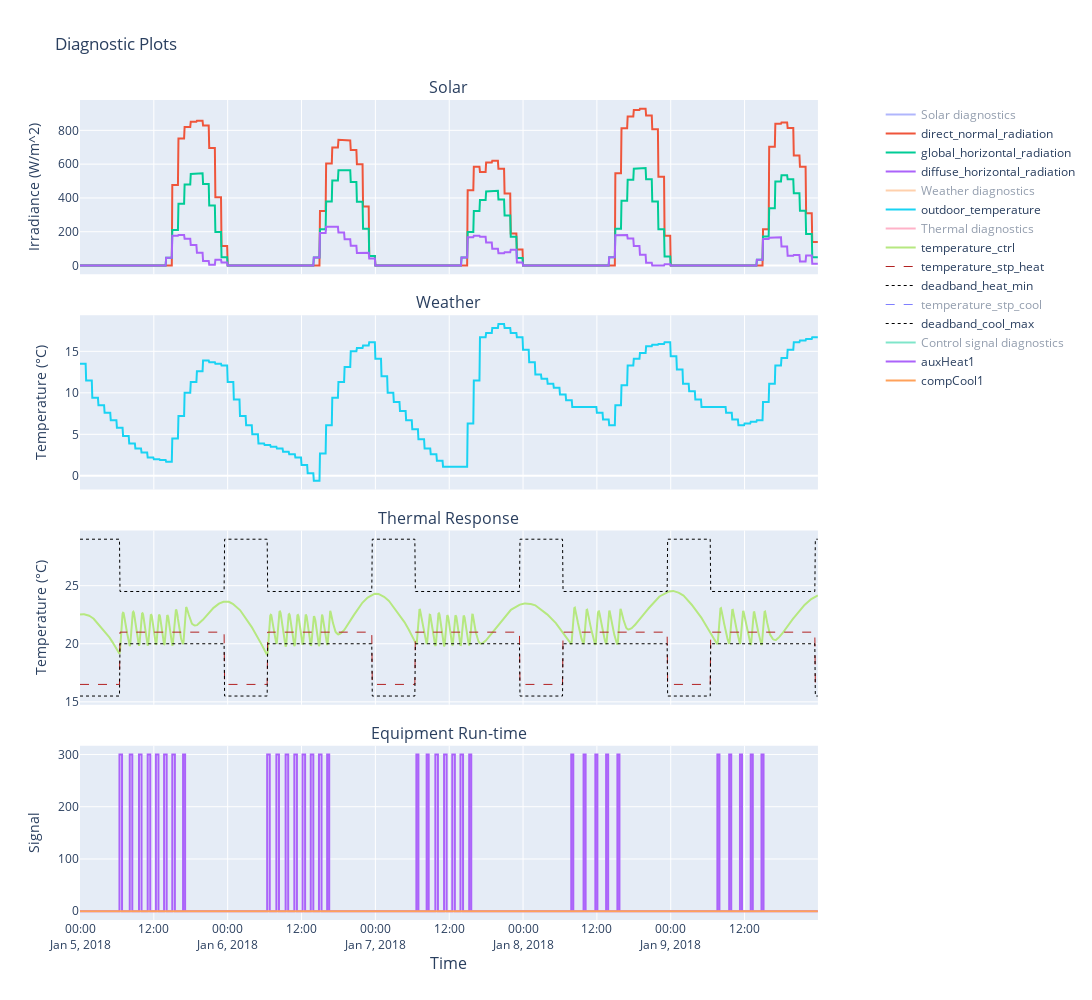

The cell this chart's notebook holds for it:
### Markdown cell above
## View the Outputs
The final step is to use the OutputAnalysis object to create some preliminary plots based on the output data.

### Code cell
sim_analysis = OutputAnalysis(simulator.simulations, dummy_data_client.internal_spec)
sim_analysis.diagnostic_plot(show=True, actuals=False)

### Figure 1 — Plotly figure (JSON) as saved in the notebook; plotly's stock layout.template omitted (floating-point values rounded to 4 significant figures; data arrays with more than 128 entries replaced by an {"elided": "..."} marker saying what was removed)
{"data": [{"mode": "lines", "name": "Solar diagnostics", "type": "scatter", "visible": "legendonly", "x": {"elided": "1440 str values"}, "xaxis": "x", "y": {"elided": "1440 int values"}, "yaxis": "y"}, {"hoverlabel": {"namelength": -1}, "mode": "lines", "name": "direct_normal_radiation", "type": "scatter", "x": {"elided": "1440 str values"}, "xaxis": "x", "y": {"elided": "1440 int values"}, "yaxis": "y"}, {"hoverlabel": {"namelength": -1}, "mode": "lines", "name": "global_horizontal_radiation", "type": "scatter", "x": {"elided": "1440 str values"}, "xaxis": "x", "y": {"elided": "1440 int values"}, "yaxis": "y"}, {"hoverlabel": {"namelength": -1}, "mode": "lines", "name": "diffuse_horizontal_radiation", "type": "scatter", "x": {"elided": "1440 str values"}, "xaxis": "x", "y": {"elided": "1440 int values"}, "yaxis": "y"}, {"mode": "lines", "name": "Weather diagnostics", "type": "scatter", "visible": "legendonly", "x": {"elided": "1440 str values"}, "xaxis": "x2", "y": {"elided": "1440 int values"}, "yaxis": "y2"}, {"hoverlabel": {"namelength": -1}, "mode": "lines", "name": "outdoor_temperature", "type": "scatter", "x": {"elided": "1440 str values"}, "xaxis": "x2", "y": {"elided": "1440 float values"}, "yaxis": "y2"}, {"mode": "lines", "name": "Thermal diagnostics", "type": "scatter", "visible": "legendonly", "x": {"elided": "1440 str values"}, "xaxis": "x3", "y": {"elided": "1440 int values"}, "yaxis": "y4"}, {"hoverlabel": {"namelength": -1}, "mode": "lines", "name": "temperature_ctrl", "type": "scatter", "x": {"elided": "1440 str values"}, "xaxis": "x3", "y": {"elided": "1440 float values"}, "yaxis": "y4"}, {"hoverlabel": {"namelength": -1}, "line": {"color": "firebrick", "dash": "dash", "width": 1}, "mode": "lines", "name": "temperature_stp_heat", "type": "scatter", "x": {"elided": "1440 str values"}, "xaxis": "x3", "y": {"elided": "1440 float values"}, "yaxis": "y4"}, {"hoverlabel": {"namelength": -1}, "line": {"color": "black", "dash": "dot", "width": 1}, "mode": "lines", "name": "deadband_heat_min", "type": "scatter", "x": {"elided": "1440 str values"}, "xaxis": "x3", "y": {"elided": "1440 float values"}, "yaxis": "y4"}, {"hoverlabel": {"namelength": -1}, "line": {"color": "blue", "dash": "dash", "width": 1}, "mode": "lines", "name": "temperature_stp_cool", "type": "scatter", "visible": "legendonly", "x": {"elided": "1440 str values"}, "xaxis": "x3", "y": {"elided": "1440 float values"}, "yaxis": "y4"}, {"hoverlabel": {"namelength": -1}, "line": {"color": "black", "dash": "dot", "width": 1}, "mode": "lines", "name": "deadband_cool_max", "type": "scatter", "x": {"elided": "1440 str values"}, "xaxis": "x3", "y": {"elided": "1440 float values"}, "yaxis": "y4"}, {"mode": "lines", "name": "Control signal diagnostics", "type": "scatter", "visible": "legendonly", "x": {"elided": "1440 str values"}, "xaxis": "x4", "y": {"elided": "1440 int values"}, "yaxis": "y6"}, {"hoverlabel": {"namelength": -1}, "line": {"shape": "vh"}, "mode": "lines", "name": "auxHeat1", "type": "scatter", "x": {"elided": "1440 str values"}, "xaxis": "x4", "y": {"elided": "1440 int values"}, "yaxis": "y6"}, {"hoverlabel": {"namelength": -1}, "line": {"shape": "vh"}, "mode": "lines", "name": "compCool1", "type": "scatter", "x": {"elided": "1440 str values"}, "xaxis": "x4", "y": {"elided": "1440 int values"}, "yaxis": "y6"}], "layout": {"annotations": [{"font": {"size": 16}, "showarrow": false, "text": "Solar", "x": 0.47, "xanchor": "center", "xref": "paper", "y": 1, "yanchor": "bottom", "yref": "paper"}, {"font": {"size": 16}, "showarrow": false, "text": "Weather", "x": 0.47, "xanchor": "center", "xref": "paper", "y": 0.7375, "yanchor": "bottom", "yref": "paper"}, {"font": {"size": 16}, "showarrow": false, "text": "Thermal Response", "x": 0.47, "xanchor": "center", "xref": "paper", "y": 0.475, "yanchor": "bottom", "yref": "paper"}, {"font": {"size": 16}, "showarrow": false, "text": "Equipment Run-time", "x": 0.47, "xanchor": "center", "xref": "paper", "y": 0.2125, "yanchor": "bottom", "yref": "paper"}, {"font": {"size": 16}, "showarrow": false, "text": "Time", "x": 0.47, "xanchor": "center", "xref": "paper", "y": 0, "yanchor": "top", "yref": "paper", "yshift": -30}], "autosize": false, "height": 1000, "hovermode": "x unified", "title": {"text": "Diagnostic Plots"}, "width": 1500, "xaxis": {"anchor": "y", "autorange": true, "domain": [0, 0.94], "matches": "x4", "range": ["2018-01-05", "2018-01-09 23:55"], "showticklabels": false, "type": "date"}, "xaxis2": {"anchor": "y2", "autorange": true, "domain": [0, 0.94], "matches": "x4", "range": ["2018-01-05", "2018-01-09 23:55"], "showticklabels": false, "type": "date"}, "xaxis3": {"anchor": "y4", "autorange": true, "domain": [0, 0.94], "matches": "x4", "range": ["2018-01-05", "2018-01-09 23:55"], "showticklabels": false, "type": "date"}, "xaxis4": {"anchor": "y6", "autorange": true, "domain": [0, 0.94], "range": ["2018-01-05", "2018-01-09 23:55"], "type": "date"}, "yaxis": {"anchor": "x", "autorange": true, "domain": [0.7875, 1], "range": [-51.56, 979.6], "title": {"text": "Irradiance (W/m^2)"}, "type": "linear"}, "yaxis2": {"anchor": "x2", "autorange": true, "domain": [0.525, 0.7375], "range": [-1.65, 19.35], "title": {"text": "Temperature (°C)"}, "type": "linear"}, "yaxis3": {"anchor": "x2", "overlaying": "y2", "side": "right", "title": {"text": "Temperature (°C)"}}, "yaxis4": {"anchor": "x3", "autorange": true, "domain": [0.2625, 0.475], "range": [14.75, 29.75], "title": {"text": "Temperature (°C)"}, "type": "linear"}, "yaxis5": {"anchor": "x3", "overlaying": "y4", "side": "right", "title": {"text": "Temperature (°C)"}}, "yaxis6": {"anchor": "x4", "autorange": true, "domain": [0, 0.2125], "range": [-16.67, 316.7], "title": {"text": "Signal"}, "type": "linear"}}}
